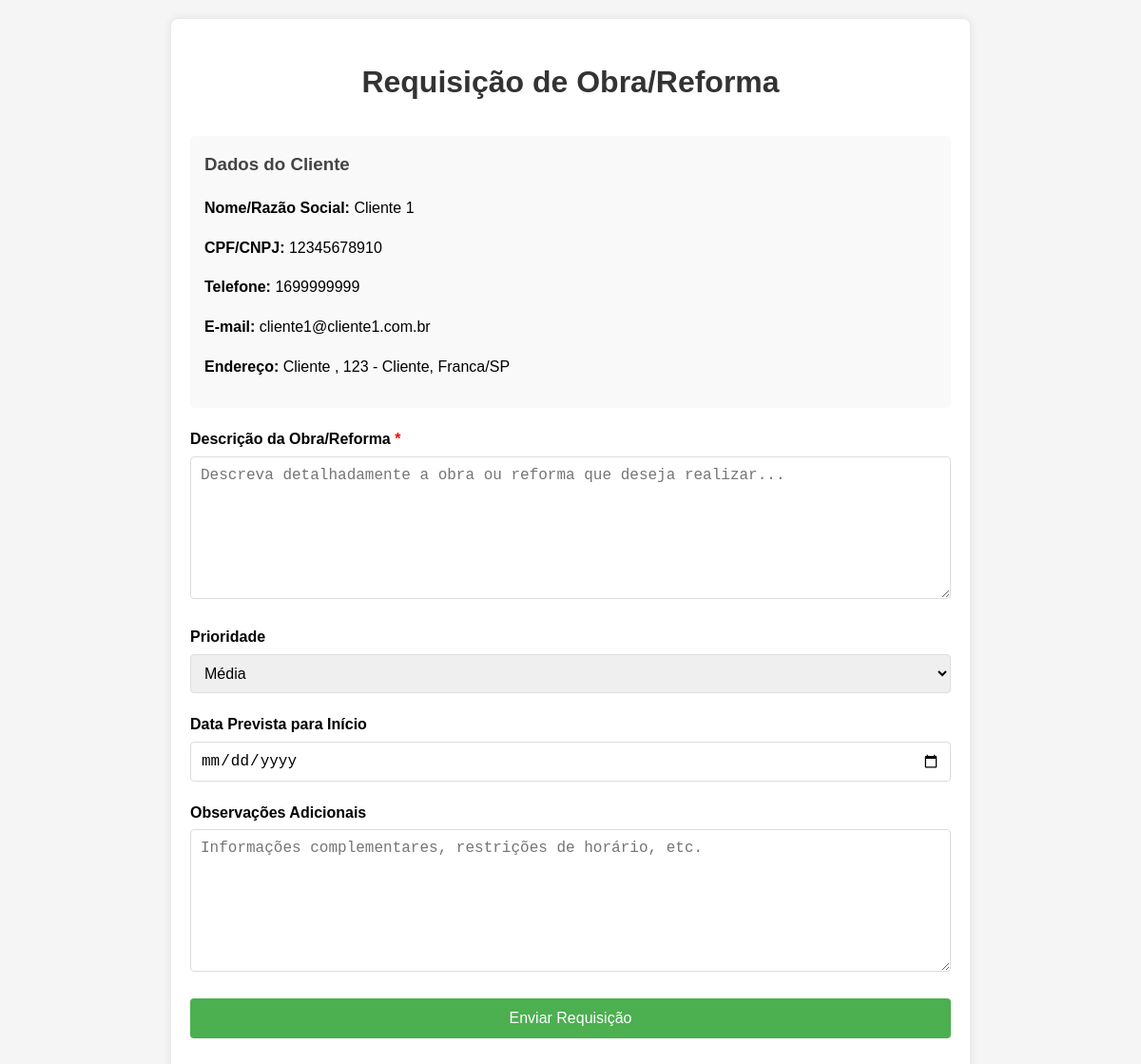
/requisicao_obra.php (signed in), run on the app's committed database.
### tables this page shows
CREATE TABLE IF NOT EXISTS `db_cliente` (
  `id` int NOT NULL AUTO_INCREMENT,
  `tipo` enum('PF','PJ') NOT NULL,
  `cpf_cnpj` varchar(20) NOT NULL,
  `nome_razao_social` varchar(100) NOT NULL,
  `nome_fantasia` varchar(100) DEFAULT NULL,
  `data_nascimento` date DEFAULT NULL,
  `telefone` varchar(20) DEFAULT NULL,
  `email` varchar(100) DEFAULT NULL,
  `endereco` varchar(200) DEFAULT NULL,
  `numero` varchar(10) DEFAULT NULL,
  `complemento` varchar(50) DEFAULT NULL,
  `bairro` varchar(50) DEFAULT NULL,
  `cidade` varchar(50) DEFAULT NULL,
  `estado` char(2) DEFAULT NULL,
  `cep` varchar(10) DEFAULT NULL,
  `responsavel` varchar(100) NOT NULL,
  `data_cadastro` timestamp NULL DEFAULT CURRENT_TIMESTAMP,
  PRIMARY KEY (`id`),
  UNIQUE KEY `cpf_cnpj` (`cpf_cnpj`)
);

### requisicao_obra.php (the view, shortened to what this page needs)
<?php
include("conf/connect.php");
try {
    $pdo = new PDO("mysql:host=$host;dbname=$dbname;charset=utf8", $username, $password);
    $pdo->setAttribute(PDO::ATTR_ERRMODE, PDO::ERRMODE_EXCEPTION);
} catch (PDOException $e) {
    die("Erro na conexão: " . $e->getMessage());
}
$cliente_id = $_SESSION['usuario_id'];
$cliente = null;
try {
    $stmt = $pdo->prepare("SELECT * FROM db_cliente WHERE id = ?");
    $stmt->execute([$cliente_id]);
    $cliente = $stmt->fetch(PDO::FETCH_ASSOC);
} catch (PDOException $e) {
    die("Erro ao buscar dados do cliente: " . $e->getMessage());
}
?>
<!DOCTYPE html>
<html lang="pt-BR">
<head>
</head>
<body>
    <div class="container">
        <h1>Requisição de Obra/Reforma</h1>
        <div class="cliente-info">
            <h3>Dados do Cliente</h3>
            <p><strong>Nome/Razão Social:</strong> <?php echo htmlspecialchars($cliente['nome_razao_social']); ?></p>
            <p><strong>CPF/CNPJ:</strong> <?php echo htmlspecialchars($cliente['cpf_cnpj']); ?></p>
            <p><strong>Telefone:</strong> <?php echo htmlspecialchars($cliente['telefone']); ?></p>
            <p><strong>E-mail:</strong> <?php echo htmlspecialchars($cliente['email']); ?></p>
            <p><strong>Endereço:</strong> <?php
                echo htmlspecialchars($cliente['endereco']) . ', ' .
                    htmlspecialchars($cliente['numero']) . ' - ' .
                    htmlspecialchars($cliente['bairro']) . ', ' .
                    htmlspecialchars($cliente['cidade']) . '/' .
                    htmlspecialchars($cliente['estado']);
            ?></p>
        </div>
        <form method="POST" action="">
            <div class="form-group">
                <label for="descricao" class="required">Descrição da Obra/Reforma</label>
                <textarea id="descricao" name="descricao" required placeholder="Descreva detalhadamente a obra ou reforma que deseja realizar..."></textarea>
            </div>
            <div class="form-group">
                <label for="prioridade">Prioridade</label>
                <select id="prioridade" name="prioridade">
                    <option value="media" selected>Média</option>
                </select>
            </div>
            <div class="form-group">
                <label for="data_prevista">Data Prevista para Início</label>
                <input type="date" id="data_prevista" name="data_prevista">
            </div>
            <div class="form-group">
                <label for="observacoes">Observações Adicionais</label>
                <textarea id="observacoes" name="observacoes" placeholder="Informações complementares, restrições de horário, etc."></textarea>
            </div>
            <div class="form-group">
                <button type="submit">Enviar Requisição</button>
            </div>
        </form>
    </div>
</body>
</html>

### requisicao_obra.php (style rules this page uses)
body { font-family: Arial, sans-serif; line-height: 1.6; margin: 0; padding: 20px; background-color: #f5f5f5; }
.container { max-width: 800px; margin: 0 auto; background: #fff; padding: 20px; border-radius: 8px; box-shadow: 0 0 10px rgba(0,0,0,0.1); }
h1 { text-align: center; color: #333; margin-bottom: 30px; }
.cliente-info { background-color: #f9f9f9; padding: 15px; border-radius: 5px; margin-bottom: 20px; }
.cliente-info h3 { margin-top: 0; color: #444; }
.form-group { margin-bottom: 20px; }
label { display: block; margin-bottom: 5px; font-weight: bold; }
input[type="text"], input[type="date"], textarea, select { width: 100%; padding: 10px; border: 1px solid #ddd; border-radius: 4px; box-sizing: border-box; font-size: 16px; }
textarea { height: 150px; resize: vertical; }
button { background-color: #4CAF50; color: white; padding: 12px 20px; border: none; border-radius: 4px; cursor: pointer; font-size: 16px; width: 100%; }
.required:after { content: " *"; color: red; }

### data on the page
db_cliente: nome_razao_social "Cliente 1", cpf_cnpj "12345678910", telefone "1699999999", email "cliente1@cliente1.com.br", endereco "Cliente", numero "123", bairro "Cliente", cidade "Franca", estado "SP"
